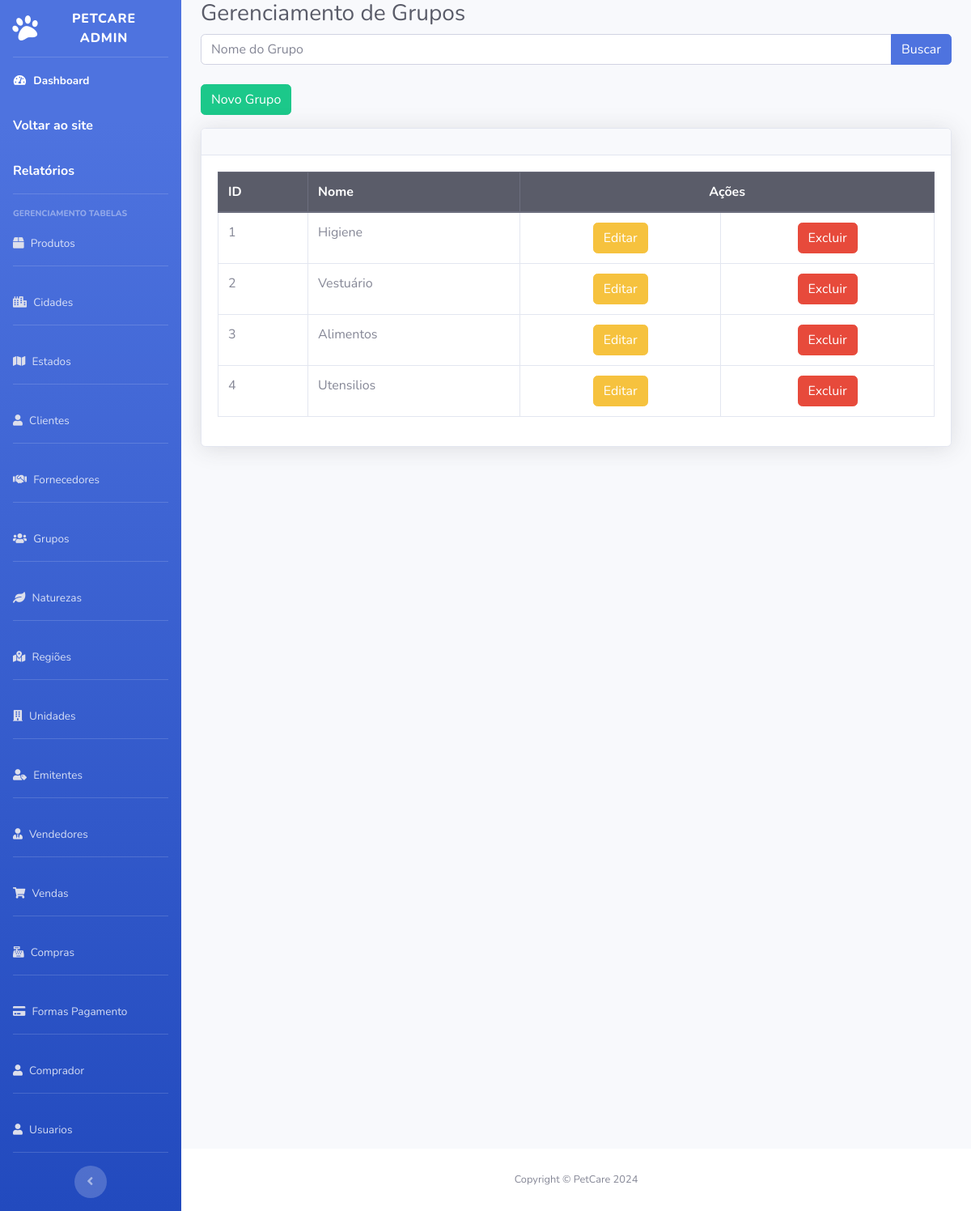
/petcare_admin/grupos/grupo.php, run on the app's committed database.
### tables this page shows
CREATE TABLE `tb_grupo` (
  `nm_grupo` varchar(55) DEFAULT NULL,
  `id_grupo` int(11) NOT NULL
);

### petcare_admin/grupos/grupo.php (the view, shortened to what this page needs)
<?php
include('../config/conecta.php');
$sql = $conn->prepare("SELECT * FROM tb_grupo LIMIT 30");
$sql->execute();
$result = $sql->fetchAll(PDO::FETCH_ASSOC);
?>
<!DOCTYPE html>
<html lang="pt-br">
<head>
    <link href="../vendor/fontawesome-free/css/all.min.css" rel="stylesheet" type="text/css">
    <link href="../css/sb-admin-2.css" rel="stylesheet">
</head>
<body id="page-top">
    <div id="wrapper">
        <ul class="navbar-nav bg-gradient-primary sidebar sidebar-dark accordion" id="accordionSidebar">
        <a class="sidebar-brand d-flex align-items-center justify-content-center" href="../index.php">
                <div class="sidebar-brand-icon rotate-n-15">
                    <i class="fas fa-paw"></i>
                </div>
                <div class="sidebar-brand-text mx-3">PetCare Admin</div>
            </a>
            <hr class="sidebar-divider my-0">
            <li class="nav-item active">
                <a class="nav-link" href="../index.php">
                    <i class="fas fa-fw fa-tachometer-alt"></i>
                    <span>Dashboard</span>
                    <a href="http://localhost/PetCareAll/Petcare/HOME/INDEX2.php" class="nav-link">Voltar ao site</a>
                    <a href="http://localhost/PetCareAll/Relatorio/PaginaRelatorios/pgrelatorios.php" class="nav-link">Relatórios</a>
                </a>
            </li>
            <div class="text-center d-none d-md-inline">
                <hr class="sidebar-divider">
                <div class="sidebar-heading">Gerenciamento Tabelas</div>
                <li class="nav-item">
                    <a class="nav-link" href="../produtos/produto.php">
                        <i class="fas fa-box fa-2x text-gray-300"></i>
                        <span>Produtos</span>
                    </a>
                </li>
                <hr class="sidebar-divider d-none d-md-block">
                <li class="nav-item">
                    <a class="nav-link" href="../cidades/cidade.php">
                        <i class="fas fa-city fa-2x text-gray-300"></i>
                        <span>Cidades</span>
                    </a>
                </li>
                <hr class="sidebar-divider d-none d-md-block">
                <li class="nav-item">
                    <a class="nav-link" href="../estados/estado.php">
                        <i class="fas fa-map fa-2x text-gray-300"></i>
                        <span>Estados</span>
                    </a>
                </li>
                <hr class="sidebar-divider d-none d-md-block">
                <li class="nav-item">
                    <a class="nav-link" href="../clientes/cliente.php">
                        <i class="fas fa-user fa-2x text-gray-300"></i>
                        <span>Clientes</span>
                    </a>
                </li>
                <hr class="sidebar-divider d-none d-md-block">
                <li class="nav-item">
                    <a class="nav-link" href="../fornecedores/fornecedor.php">
                        <i class="fas fa-handshake fa-2x text-gray-300"></i>
                        <span>Fornecedores</span>
                    </a>
                </li>
                <hr class="sidebar-divider d-none d-md-block">
                <li class="nav-item">
                    <a class="nav-link" href="grupo.php">
                        <i class="fas fa-users fa-2x text-gray-300"></i>
                        <span>Grupos</span>
                    </a>
                </li>
                <hr class="sidebar-divider d-none d-md-block">
                <li class="nav-item">
                    <a class="nav-link" href="../naturezas/natureza.php">
                        <i class="fas fa-leaf fa-2x text-gray-300"></i>
                        <span>Naturezas</span>
                    </a>
                </li>
                <hr class="sidebar-divider d-none d-md-block">
                <li class="nav-item">
                    <a class="nav-link" href="../regioes/regiao.php">
                        <i class="fas fa-map-marked-alt fa-2x text-gray-300"></i>
                        <span>Regiões</span>
                    </a>
                </li>
                <hr class="sidebar-divider d-none d-md-block">
                <li class="nav-item">
                    <a class="nav-link" href="../unidades/unidade.php">
                        <i class="fas fa-building fa-2x text-gray-300"></i>
                        <span>Unidades</span>
                    </a>
                </li>
                 <hr class="sidebar-divider d-none d-md-block">
                 <li class="nav-item">
                <a class="nav-link" href="../emitentes/emitente.php">
                    <i class="fas fa-user-tag fa-2x text-gray-300"></i>
                    <span>Emitentes</span>
                </a>
            </li>
             <hr class="sidebar-divider d-none d-md-block">
                 <li class="nav-item">
                <a class="nav-link" href="../vendedores/vendedor.php">
                <i class="fas fa-user-tie fa-2x text-gray-300"></i>
                    <span>Vendedores</span>
                </a>
            </li>
                <hr class="sidebar-divider d-none d-md-block">
                 <li class="nav-item">
                <a class="nav-link" href="../vendas/venda.php">
                <i class="fas fa-shopping-cart fa-2x text-gray-300"></i>
                    <span>Vendas</span>
                </a>
            </li>
                        <hr class="sidebar-divider d-none d-md-block">
                    <li class="nav-item">
                    <a class="nav-link" href="../compras/compra.php">
                        <i class="fas fa-cash-register fa-2x text-gray-300"></i>
                        <span>Compras</span>
                    </a>
                </li>
                <hr class="sidebar-divider d-none d-md-block">
                <li class="nav-item">
                    <a class="nav-link" href="../formapgto/formapgto.php">
                        <i class="fas fa-credit-card fa-2x text-gray-300"></i>
                        <span>Formas Pagamento</span>
                    </a>
                </li>
                     <hr class="sidebar-divider d-none d-md-block">
                <li class="nav-item">
                    <a class="nav-link" href="../comprador/comprador.php">
                        <i class="fas fa-user fa-2x text-gray-300"></i>
                        <span>Comprador</span>
                    </a>
                </li>
                <hr class="sidebar-divider d-none d-md-block">
                <li class="nav-item">
                    <a class="nav-link" href="../usuarios/usuario.php">
                        <i class="fas fa-user fa-2x text-gray-300"></i>
                        <span>Usuarios</span>
                    </a>
                </li>
                <hr class="sidebar-divider d-none d-md-block">
                <button class="rounded-circle border-0" id="sidebarToggle"></button>
            </div>
        </ul>
        <div id="content-wrapper" class="d-flex flex-column">
            <div id="content">
                <div class="container-fluid">
                    <h1 class="h3 mb-2 text-gray-800">Gerenciamento de Grupos</h1>
                    <form action="" method="post" class="mb-4">
                        <div class="input-group">
                            <input type="text" name="busca" id="busca" class="form-control" placeholder="Nome do Grupo" aria-label="Nome do Grupo" required>
                            <div class="input-group-append">
                                <input type="submit" value="Buscar" class="btn btn-primary">
                            </div>
                        </div>
                    </form>
                    <a href="adicionar.php" class="btn btn-success mb-3">Novo Grupo</a>
                    <div class="card shadow mb-4">
                        <div class="card-header py-3"></div>
                        <div class="card-body">
                            <div class="table-responsive">
                                <table class="table table-bordered" width="100%" cellspacing="0">
                                    <thead class="thead-dark">
                                        <tr>
                                            <th>ID</th>
                                            <th>Nome</th>
                                            <th colspan="2" class="text-center">Ações</th>
                                        </tr>
                                    </thead>
                                    <tbody>
                                        <?php
                                        foreach ($result as $linha) {
                                            echo "<tr>";
                                            echo "<td>" . htmlspecialchars($linha['id_grupo']) . "</td>";
                                            echo "<td>" . htmlspecialchars($linha['nm_grupo']) . "</td>";
                                            echo "<td class='text-center'><a href='editar.php?id=" . htmlspecialchars($linha['id_grupo']) . "' class='btn btn-warning'>Editar</a></td>";
                                            echo "<td class='text-center'><a href='excluir.php?id=" . htmlspecialchars($linha['id_grupo']) . "' class='btn btn-danger' onclick='return confirm(\"Deseja Excluir?\");'>Excluir</a></td>";
                                            echo "</tr>";
                                        }
                                        ?>
                                    </tbody>
                                </table>
                            </div>
                        </div>
                    </div>
                </div>
            </div>
            <footer class="sticky-footer bg-white">
                <div class="container my-auto">
                    <div class="copyright text-center my-auto">
                        <span>Copyright &copy; PetCare 2024</span>
                    </div>
                </div>
            </footer>
        </div>
    </div>
</body>
</html>

### data on the page
tb_grupo: id_grupo "1", nm_grupo "Higiene"
tb_grupo: id_grupo "2", nm_grupo "Vestuário"
tb_grupo: id_grupo "3", nm_grupo "Alimentos"
tb_grupo: id_grupo "4", nm_grupo "Utensilios"
